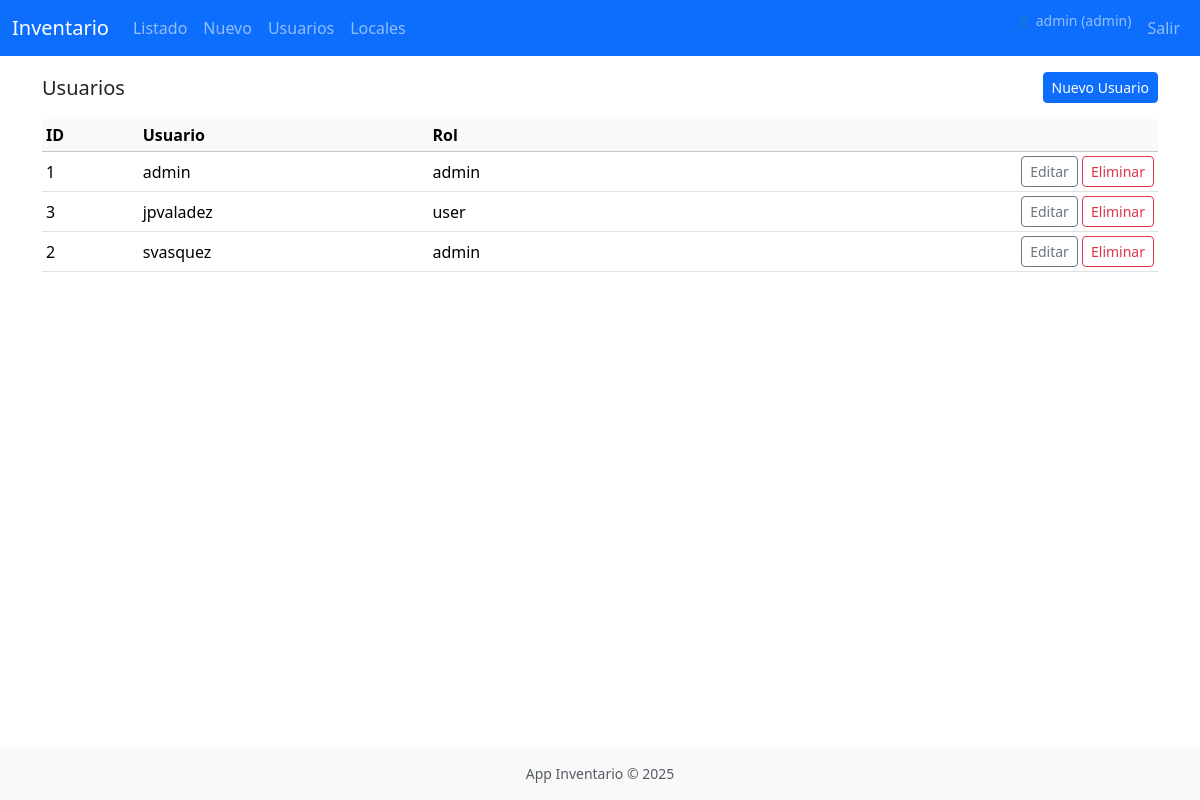
Before: /usuarios (signed in) with the older database file.
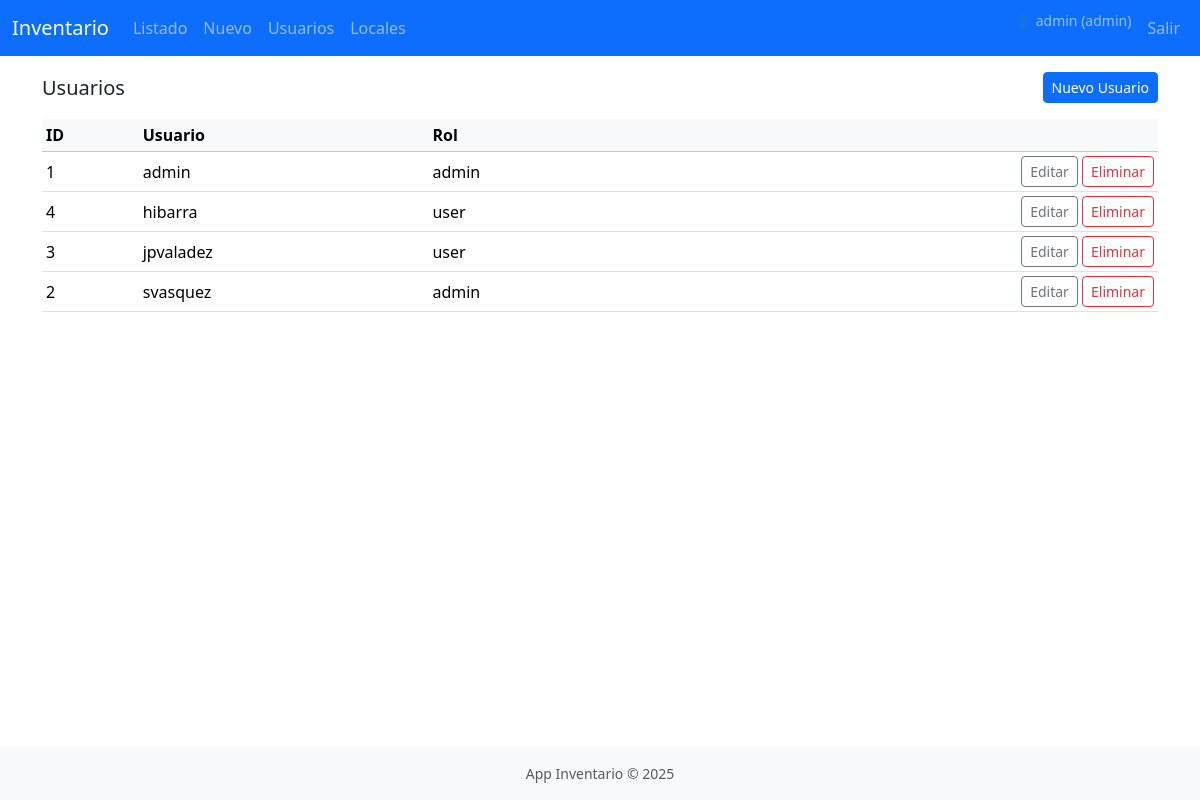
After: the same page with the newer database file.
### inventario/models.py (models this page shows, shortened)
class User(UserMixin, db.Model):
    id = db.Column(db.Integer, primary_key=True)
    username = db.Column(db.String(80), unique=True, nullable=False)
    email = db.Column(db.String(120), unique=True)
    password_hash = db.Column(db.String(128), nullable=False)
    role = db.Column(db.String(20), default='user')
    failed_attempts = db.Column(db.Integer, default=0)
    locked_until = db.Column(db.DateTime)
    last_login = db.Column(db.DateTime)
    last_password_change = db.Column(db.DateTime)
    created_at = db.Column(db.DateTime, default=datetime.utcnow)

### inventario/routes.py (the view)
@web_bp.route('/usuarios')
@roles_required('admin')
def usuarios_listar():
    usuarios = User.query.order_by(User.username).all()
    return render_template('users_list.html', usuarios=usuarios)

### inventario/__init__.py (called while the page is built)
@login_manager.user_loader
def load_user(user_id):
    from .models import User
    return User.query.get(int(user_id))

### inventario/routes.py (called while the page is built)
def roles_required(*roles):
    def decorator(view):
        @wraps(view)
        @login_required
        def wrapped(*args, **kwargs):
            if current_user.role not in roles:
                return "Forbidden", 403
            return view(*args, **kwargs)
        return wrapped
    return decorator

### inventario/templates/users_list.html (shortened to what this page needs)
{% extends 'base.html' %}
{% block content %}
<div class="d-flex justify-content-between align-items-center mb-3">
  <h2 class="h5 mb-0">Usuarios</h2>
  <a class="btn btn-primary btn-sm" href="{{ url_for('web.usuarios_nuevo') }}">Nuevo Usuario</a>
</div>
<table class="table table-sm table-hover align-middle">
  <thead class="table-light"><tr><th>ID</th><th>Usuario</th><th>Rol</th><th></th></tr></thead>
  <tbody>
  {% for u in usuarios %}
    <tr>
      <td>{{ u.id }}</td>
      <td>{{ u.username }}</td>
      <td>{{ u.role }}</td>
      <td class="text-end">
        <a class="btn btn-outline-secondary btn-sm" href="{{ url_for('web.usuarios_editar', user_id=u.id) }}">Editar</a>
        <form method="POST" action="{{ url_for('web.usuarios_eliminar', user_id=u.id) }}" class="d-inline" onsubmit="return confirm('Eliminar usuario?')">
          <button class="btn btn-outline-danger btn-sm">Eliminar</button>
        </form>
      </td>
    </tr>
  {% endfor %}
  </tbody>
</table>
{% endblock %}

### inventario/templates/base.html (shortened to what this page needs)
<!doctype html>
<html lang="es" class="h-100">
  <head>
    <link href="https://cdn.jsdelivr.net/npm/bootstrap@5.3.3/dist/css/bootstrap.min.css" rel="stylesheet">
    <link rel="stylesheet" href="{{ url_for('static', filename='css/styles.css') }}">
  </head>
  <body class="d-flex flex-column h-100">
    <nav class="navbar navbar-expand-lg navbar-dark bg-primary">
      <div class="container-fluid">
        <a class="navbar-brand" href="{{ url_for('web.index') }}">Inventario</a>
        <div class="collapse navbar-collapse" id="navbarsExample">
          <ul class="navbar-nav me-auto mb-2 mb-lg-0">
            <li class="nav-item"><a class="nav-link" href="{{ url_for('web.inventario_listar') }}">Listado</a></li>
            {% if current_user.is_authenticated %}
              <li class="nav-item"><a class="nav-link" href="{{ url_for('web.inventario_nuevo') }}">Nuevo</a></li>
              {% if current_user.role == 'admin' %}
                <li class="nav-item"><a class="nav-link" href="{{ url_for('web.usuarios_listar') }}">Usuarios</a></li>
                <li class="nav-item"><a class="nav-link" href="{{ url_for('web.locales_listar') }}">Locales</a></li>
              {% endif %}
            {% endif %}
          </ul>
          <ul class="navbar-nav ms-auto mb-2 mb-lg-0">
            {% if current_user.is_authenticated %}
              <li class="nav-item"><span class="navbar-text small me-2">👤 {{ current_user.username }} ({{ current_user.role }})</span></li>
              <li class="nav-item"><a class="nav-link" href="{{ url_for('web.logout') }}">Salir</a></li>
            {% else %}
              <li class="nav-item"><a class="nav-link" href="{{ url_for('web.login') }}">Ingresar</a></li>
            {% endif %}
          </ul>
        </div>
      </div>
    </nav>
    <main class="flex-shrink-0">
      <div class="container py-3">
        {% block content %}{% endblock %}
      </div>
    </main>
    <footer class="mt-auto py-3 bg-light text-center small text-muted">App Inventario &copy; 2025</footer>
  </body>
</html>

### inventario/static/css/styles.css (style rules this page uses)
body { -webkit-font-smoothing: antialiased; }

Changed rows visible on the page:
added User: id "4", username "hibarra", role "user"
